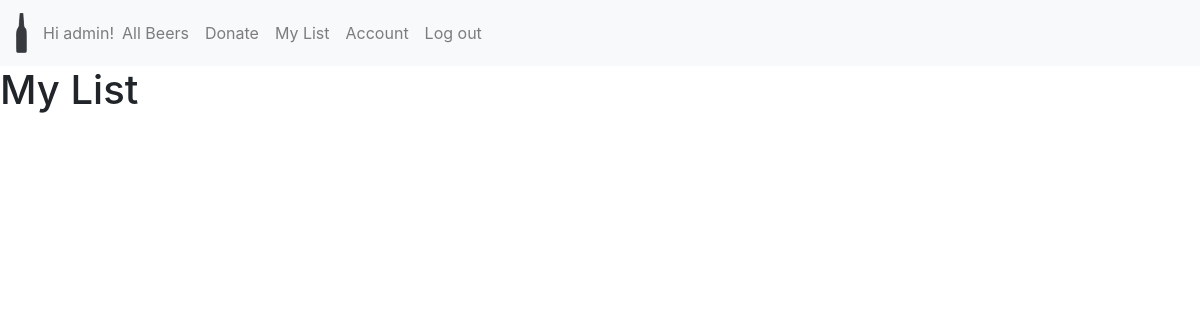
/my_beers (signed in), run on an earlier commit of the app's database.
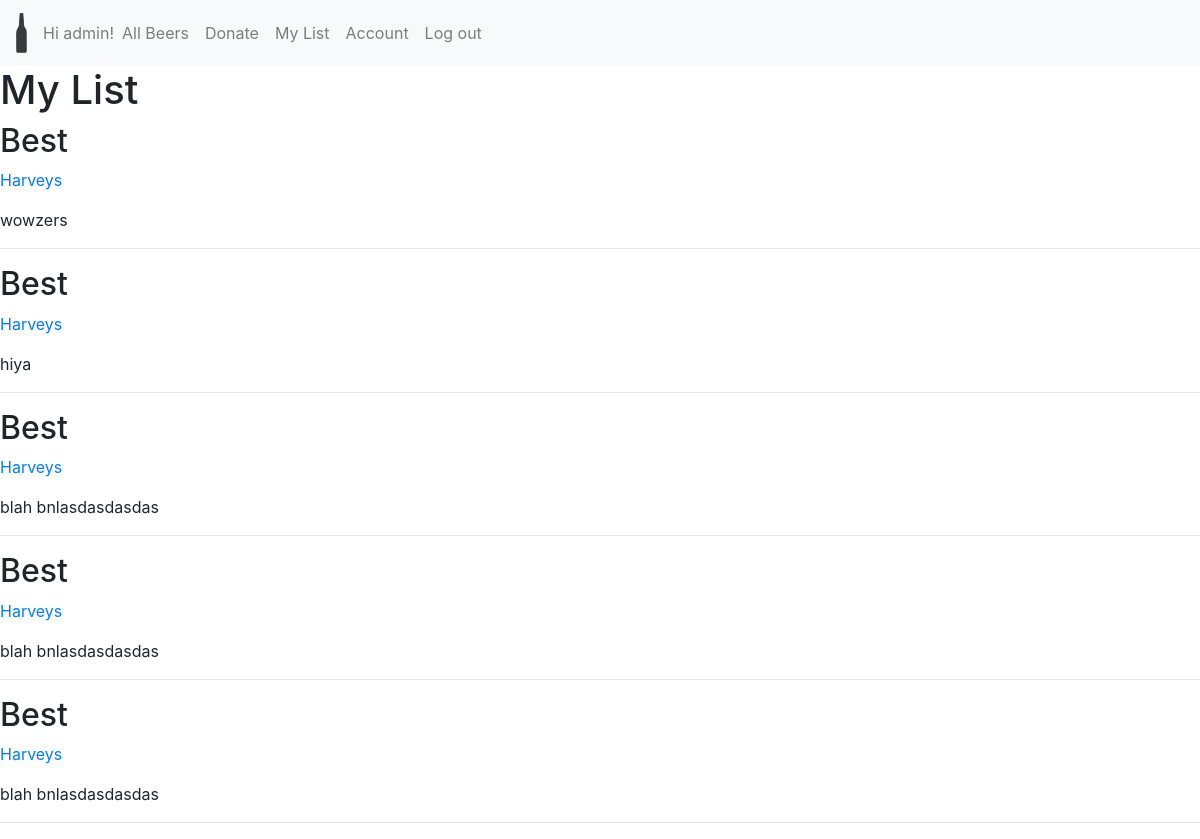
And on a later commit of the database.
### beer/models.py (models this page shows, shortened)
class Review(models.Model):
    author = models.ForeignKey(settings.AUTH_USER_MODEL, related_name='beer_review',
                            on_delete=models.CASCADE)
    beer = models.ForeignKey(Beer,
                            on_delete=models.CASCADE,
                            related_name='reviews')
    created = models.DateTimeField(auto_now_add=True)
    image = models.ImageField(upload_to='images', blank=True, null=True)
    notes = models.TextField(blank=True)
    RATING_CHOICES = ((1, 'one'), (2, 'two'), (3, 'three'), (4, 'four'), (5, 'five'))
    rating = models.PositiveSmallIntegerField('Rating (stars)', blank=False, default=3, choices=RATING_CHOICES)
    class Meta:
        ordering = ('beer', '-created')

class Beer(models.Model):
    name = models.CharField(max_length=100)
    brewery = models.CharField(max_length=100)
    country_of_origin = models.CharField(max_length=100)
    strength = models.DecimalField(max_digits=4, decimal_places=1, blank=True, null=True)
    image = models.ImageField(blank=True, upload_to='images')
    tags = TaggableManager(blank=True, help_text='eg. IPA, Golden, Craft')
    added_by = models.ForeignKey(settings.AUTH_USER_MODEL, related_name='beer_added_by',
                            on_delete=models.CASCADE)
    added_date = models.DateTimeField(auto_now_add=True)
    def __str__(self):
        return self.name
    class Meta:
        ordering = ('name', '-added_date')

### beer/views.py (the view)
# urls.py: path('my_beers', views.user_beer_list, name='user_beer_list'),
def user_beer_list(request):
    user = request.user
    user_beers = Review.objects.filter(author=user)
    return render(request, 'beer/user_beers.html', {'user_beers':user_beers})

### beer/templates/beer/user_beers.html (shortened to what this page needs)
{% extends 'base.html' %}
{% block content %}
<h1>My List</h1>
{% for beer in user_beers %}
<div>
    <h2>{{ beer.beer }}</h2>
    <a href=#>{{ beer.beer.brewery }}</a>
    <p>{{ beer.notes }}</p>
</div>
<hr>
{% endfor %}
{% endblock %}

### beer/templates/base.html (shortened to what this page needs)
{% load static %}
<!DOCTYPE html>
<html lang="en">
<head>
    <link rel="stylesheet" href="https://stackpath.bootstrapcdn.com/bootstrap/4.1.3/css/bootstrap.min.css">
    <link rel="stylesheet" href="{% static 'css/main.css' %}" type="text/css" />
</head>
<body>
    <nav class="navbar navbar-expand-lg navbar-light bg-light">
        <a class="navbar-brand" href="{% url 'index' %}"><img style='height: 40px;' src="{% static 'images/logo.png' %}"></a>
        <span class="navbar-text">
    {% if user.is_authenticated %}
  Hi {{ user.username }}!
{% endif %}
  </span>
        <div class="collapse navbar-collapse" id="navbarNavAltMarkup">
            <div class="navbar-nav">
                <a class="nav-item nav-link" href="{% url 'beers' %}">All Beers</a>
                <a class="nav-item nav-link" href="#">Donate</a> {% if user.is_authenticated %}
                <a class="nav-item nav-link" href="#">My List</a>
                <a class="nav-item nav-link" href="#">Account</a>
                <a class="nav-item nav-link" href="{% url 'logout' %}">Log out</a> {% else %}
                <a class="nav-item nav-link" href="{% url 'login' %}?next={{request.path}}">Login</a>
                <a class="nav-item nav-link" href="#">Sign Up</a> {% endif%}
            </div>
        </div>
    </nav>
    {% block content %}{% endblock %}
</body>
</html>

What changed in the data, as far as the page shows it:
added Review: beer "Best", beer.brewery "Harveys", notes "wowzers"
added Review: beer "Best", beer.brewery "Harveys", notes "hiya"
added Review: beer "Best", beer.brewery "Harveys", notes "blah bnlasdasdasdas"
added Review: beer "Best", beer.brewery "Harveys", notes "blah bnlasdasdasdas"
added Review: beer "Best", beer.brewery "Harveys", notes "blah bnlasdasdasdas"
